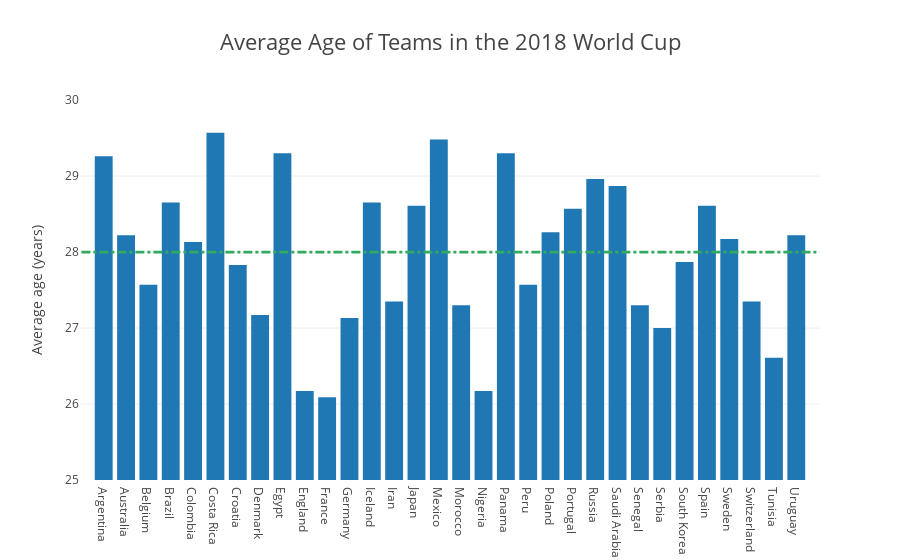

Notebook cell for this chart:
### Markdown cell above
### Plot the average age of each team

### Code cell
layout = go.Layout(
            title = 'Average Age of Teams in the 2018 World Cup',
            titlefont = dict(size=22),
            yaxis = dict(
                title = 'Average age (years)',
                titlefont = dict(size=14),
                range = [25, 30]),
            shapes = [dict(
                type = 'line',
                layer = 'above',
                fillcolor = 'rgba(44, 160, 101, 0.5)',
                y0 = 28,
                y1 = 28,
                x0 = -1,
                x1 = 32,
                line = dict(
                       color = 'rgb(50, 171, 96)',
                       width = 2.75,
                       dash = 'dashdot'))])   

bar = [go.Bar(x=AvgDf.Team, y=AvgDf.age)]

fig = go.Figure(data = bar, layout = layout)
iplot(fig, filename = 'Age by Team')

### Figure 1 — Plotly figure (JSON) as saved in the notebook; plotly's stock layout.template omitted (floating-point values rounded to 4 significant figures)
{"data": [{"type": "bar", "x": ["Argentina", "Australia", "Belgium", "Brazil", "Colombia", "Costa Rica", "Croatia", "Denmark", "Egypt", "England", "France", "Germany", "Iceland", "Iran", "Japan", "Mexico", "Morocco", "Nigeria", "Panama", "Peru", "Poland", "Portugal", "Russia", "Saudi Arabia", "Senegal", "Serbia", "South Korea", "Spain", "Sweden", "Switzerland", "Tunisia", "Uruguay"], "y": [29.26, 28.22, 27.57, 28.65, 28.13, 29.57, 27.83, 27.17, 29.3, 26.17, 26.09, 27.13, 28.65, 27.35, 28.61, 29.48, 27.3, 26.17, 29.3, 27.57, 28.26, 28.57, 28.96, 28.87, 27.3, 27, 27.87, 28.61, 28.17, 27.35, 26.61, 28.22]}], "layout": {"shapes": [{"fillcolor": "rgba(44, 160, 101, 0.5)", "layer": "above", "line": {"color": "rgb(50, 171, 96)", "dash": "dashdot", "width": 2.75}, "type": "line", "x0": -1, "x1": 32, "y0": 28, "y1": 28}], "title": "Average Age of Teams in the 2018 World Cup", "titlefont": {"size": 22}, "yaxis": {"range": [25, 30], "title": "Average age (years)", "titlefont": {"size": 14}}}}
